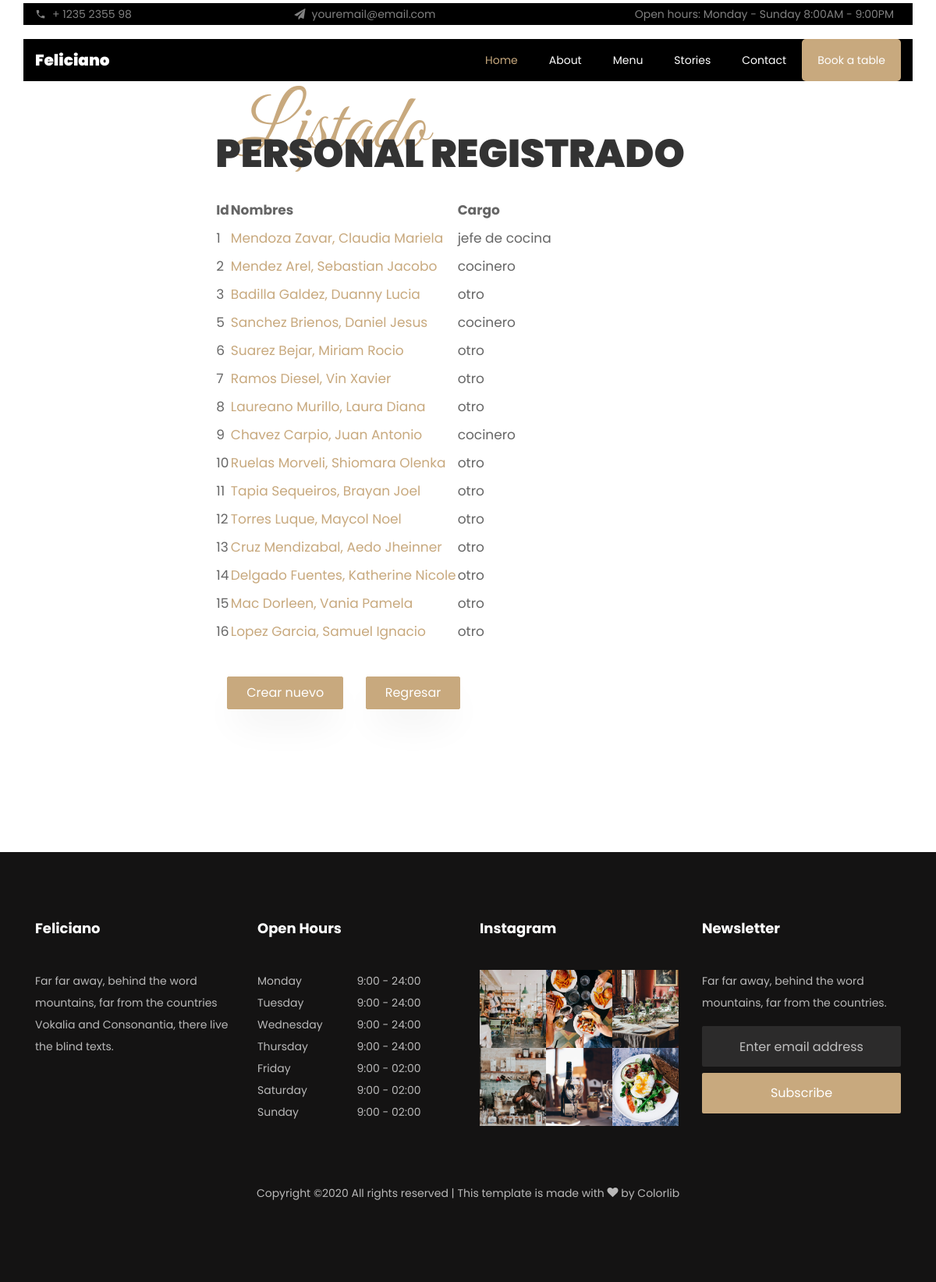
/persona/personal/, run on the app's committed database.
### persona/models.py (models this page shows)
class Personal(models.Model):
	nombre = models.CharField(max_length=100)
	apellido = models.CharField(max_length=100)
	id_trabajo = models.IntegerField()
	cargo = models.CharField(max_length=100, choices=puesto, default='otro')
	dni = models.IntegerField()
	edad = models.IntegerField()
	sexo = models.CharField(max_length=100, choices=genero, default='otro')
	telefono = models.IntegerField()
	direc = models.CharField(max_length=100)
	correo = models.CharField(max_length=50)
	cap_esp = models.BooleanField(default=False)
	imagen = models.ImageField(upload_to='persona',default='persona/sin_imagen.jpg')
	def get_absolute_url(self):
		return reverse('persona:personal-detail', kwargs = {'pk': self.id})

### persona/views.py (the view)
# urls.py: path('personal/', PersonalListView.as_view(), name='personal-list'),
class PersonalListView(ListView):
	model = Personal

### persona/templates/persona/personal_list.html (shortened to what this page needs)
{% load static %}
<!DOCTYPE html>
<html lang="en">
  <head>
    <link rel="stylesheet" href="{% static 'css/open-iconic-bootstrap.min.css' %}">
    <link rel="stylesheet" href="{% static 'css/animate.css' %}">
    <link rel="stylesheet" href="{% static 'css/owl.carousel.min.css' %}">
    <link rel="stylesheet" href="{% static 'css/owl.theme.default.min.css' %}">
    <link rel="stylesheet" href="{% static 'css/magnific-popup.css' %}">
    <link rel="stylesheet" href="{% static 'css/aos.css' %}">
    <link rel="stylesheet" href="{% static 'css/ionicons.min.css' %}">
    <link rel="stylesheet" href="{% static 'css/bootstrap-datepicker.css' %}">
    <link rel="stylesheet" href="{% static 'css/jquery.timepicker.css' %}">
    <link rel="stylesheet" href="{% static 'css/flaticon.css' %}">
    <link rel="stylesheet" href="{% static 'css/icomoon.css' %}">
    <link rel="stylesheet" href="{% static 'css/style.css' %}">
  </head>
  <body>
    <div class="py-1 bg-black top">
    	<div class="container" style="background-color: black">
    		<div class="row no-gutters d-flex align-items-start align-items-center px-md-0">
	    		<div class="col-lg-12 d-block">
		    		<div class="row d-flex">
		    			<div class="col-md pr-4 d-flex topper align-items-center">
					    	<div class="icon mr-2 d-flex justify-content-center align-items-center"><span class="icon-phone2"></span></div>
						    <span class="text">+ 1235 2355 98</span>
					    </div>
					    <div class="col-md pr-4 d-flex topper align-items-center">
					    	<div class="icon mr-2 d-flex justify-content-center align-items-center"><span class="icon-paper-plane"></span></div>
						    <span class="text">youremail@email.com</span>
					    </div>
					    <div class="col-md-5 pr-4 d-flex topper align-items-center text-lg-right justify-content-end">
						    <p class="mb-0 register-link"><span>Open hours:</span> <span>Monday - Sunday</span> <span>8:00AM - 9:00PM</span></p>
					    </div>
				    </div>
			    </div>
		    </div>
		  </div>
    </div>
	  <nav class="navbar navbar-expand-lg navbar-dark ftco_navbar bg-dark ftco-navbar-light" id="ftco-navbar">
	    <div class="container" style="background-color: black">
	      <a class="navbar-brand" href="index.html">Feliciano</a>
	      <div class="collapse navbar-collapse" id="ftco-nav">
	        <ul class="navbar-nav ml-auto">
	        	<li class="nav-item active"><a href="index.html" class="nav-link">Home</a></li>
	        	<li class="nav-item"><a href="about.html" class="nav-link">About</a></li>
	        	<li class="nav-item"><a href="menu.html" class="nav-link">Menu</a></li>
	        	<li class="nav-item"><a href="blog.html" class="nav-link">Stories</a></li>
	          <li class="nav-item"><a href="contact.html" class="nav-link">Contact</a></li>
	          <li class="nav-item cta"><a href="reservation.html" class="nav-link">Book a table</a></li>
	        </ul>
	      </div>
	    </div>
	  </nav>
	<section class="ftco-section contact-section">
		<div class="container">
			<div class=" justify-content-center d-flex no-gutters">
		        <div class="col-md-7 order-md-last ftco-animate makereservation ">
			       	<div class="py-md-5">
				       	<div class="heading-section ftco-animate mb-4">
				         	<span class="subheading ml-4">Listado</span>
				            <h2 class="mb-8">PERSONAL REGISTRADO</h2>
				        </div>
						<div class="form-group">
							<table>
								<tr>
									<th>Id</th>
									<th>Nombres</th>
									<th>Cargo</th>
								</tr>
								{% block body %}
								{% for instance in object_list %}
									<tr>
										<td>{{ instance.id }}</td>
										<td><a href='{{ instance.get_absolute_url }}'>{{instance.apellido}}, {{ instance.nombre }}</a></td>
										<td><span>{{instance.cargo}}</span></td>
									</tr>
								{% endfor %}
							</table>
				        </div>
				        <div class="col-md-12 mt-3">
				           	<div class="form-group">
								<a href="create/" class="btn btn-primary py-2 px-4 mr-4 mt-4">Crear nuevo</a>
								<a href="../" class="btn btn-primary py-2 px-4 mr-4 mt-4">Regresar</a>
				           	</div>
				        </div>
				        {% endblock%}
				    </div>
			    </div>
			</div>
		</div>
	</section>
	<footer class="ftco-footer ftco-bg-dark ftco-section">
        <div class="container">
        	<div class="row mb-5">
	          	<div class="col-md-6 col-lg-3">
	            	<div class="ftco-footer-widget mb-4">
	              		<h2 class="ftco-heading-2">Feliciano</h2>
	              		<p>Far far away, behind the word mountains, far from the countries Vokalia and Consonantia, there live the blind texts.</p>
			            <ul class="ftco-footer-social list-unstyled float-md-left float-lft mt-3">
			            </ul>
	            	</div>
	          	</div>
	            <div class="col-md-6 col-lg-3">
	            	<div class="ftco-footer-widget mb-4">
	              		<h2 class="ftco-heading-2">Open Hours</h2>
			            <ul class="list-unstyled open-hours">
			                <li class="d-flex"><span>Monday</span><span>9:00 - 24:00</span></li>
			                <li class="d-flex"><span>Tuesday</span><span>9:00 - 24:00</span></li>
			                <li class="d-flex"><span>Wednesday</span><span>9:00 - 24:00</span></li>
			                <li class="d-flex"><span>Thursday</span><span>9:00 - 24:00</span></li>
			                <li class="d-flex"><span>Friday</span><span>9:00 - 02:00</span></li>
			                <li class="d-flex"><span>Saturday</span><span>9:00 - 02:00</span></li>
			                <li class="d-flex"><span>Sunday</span><span> 9:00 - 02:00</span></li>
			            </ul>
	            	</div>
	            </div>
		        <div class="col-md-6 col-lg-3">
		            <div class="ftco-footer-widget mb-4">
		        	    <h2 class="ftco-heading-2">Instagram</h2>
		            	<div class="thumb d-sm-flex">
			              	<a href="#" class="thumb-menu img" style="background-image: url({% static 'images/insta-1.jpg' %});">
			             	</a>
			            	<a href="#" class="thumb-menu img" style="background-image: url({% static 'images/insta-2.jpg' %});">
			            	</a>
			            	<a href="#" class="thumb-menu img" style="background-image: url({% static 'images/insta-3.jpg' %});">
			            	</a>
			            </div>
			            <div class="thumb d-flex">
			            	<a href="#" class="thumb-menu img" style="background-image: url({% static 'images/insta-4.jpg' %});">
			            	</a>
			            	<a href="#" class="thumb-menu img" style="background-image: url({% static 'images/insta-5.jpg' %});">
			            	</a>
			            	<a href="#" class="thumb-menu img" style="background-image: url({% static 'images/insta-6.jpg' %});">
			            	</a>
			            </div>
		            </div>
		        </div>
		        <div class="col-md-6 col-lg-3">
		            <div class="ftco-footer-widget mb-4">
		            	<h2 class="ftco-heading-2">Newsletter</h2>
		            	<p>Far far away, behind the word mountains, far from the countries.</p>
		                <form action="#" class="subscribe-form">
		          	      	<div class="form-group">
		            	    	<input type="text" class="form-control mb-2 text-center" placeholder="Enter email address">
		                		<input type="submit" value="Subscribe" class="form-control submit px-3">
		                	</div>
		              	</form>
		            </div>
		        </div>
        	</div>
        	<div class="row">
          		<div class="col-md-12 text-center">
            		<p>
  					Copyright &copy;<script>document.write(new Date().getFullYear());</script> All rights reserved | This template is made with <i class="icon-heart" aria-hidden="true"></i> by <a href="https://colorlib.com" target="_blank">Colorlib</a>
  					</p>
          		</div>
        	</div>
      	</div>
    </footer>
    </body>
</html>

### static/css/icomoon.css (style rules this page uses)
[class^="icon-"], [class*=" icon-"] { font-family: 'icomoon' !important; speak: none; font-style: normal; font-weight: normal; font-variant: normal; text-transform: none; line-height: 1; -webkit-font-smoothing: antialiased; -moz-osx-font-smoothing: grayscale; }
.icon-heart:before { content: "\f004"; }
.icon-paper-plane:before { content: "\f1d8"; }
.icon-phone2:before { content: "\e0cd"; }

### data on the page
Personal: id "1", apellido "Mendoza Zavar", nombre "Claudia Mariela", cargo "jefe de cocina"
Personal: id "2", apellido "Mendez Arel", nombre "Sebastian Jacobo", cargo "cocinero"
Personal: id "3", apellido "Badilla Galdez", nombre "Duanny Lucia", cargo "otro"
Personal: id "5", apellido "Sanchez Brienos", nombre "Daniel Jesus", cargo "cocinero"
Personal: id "6", apellido "Suarez Bejar", nombre "Miriam Rocio", cargo "otro"
Personal: id "7", apellido "Ramos Diesel", nombre "Vin Xavier", cargo "otro"
Personal: id "8", apellido "Laureano Murillo", nombre "Laura Diana", cargo "otro"
Personal: id "9", apellido "Chavez Carpio", nombre "Juan Antonio", cargo "cocinero"
Personal: id "10", apellido "Ruelas Morveli", nombre "Shiomara Olenka", cargo "otro"
Personal: id "11", apellido "Tapia Sequeiros", nombre "Brayan Joel", cargo "otro"
Personal: id "12", apellido "Torres Luque", nombre "Maycol Noel", cargo "otro"
Personal: id "13", apellido "Cruz Mendizabal", nombre "Aedo Jheinner", cargo "otro"
Personal: id "14", apellido "Delgado Fuentes", nombre "Katherine Nicole", cargo "otro"
Personal: id "15", apellido "Mac Dorleen", nombre "Vania Pamela", cargo "otro"
Personal: id "16", apellido "Lopez Garcia", nombre "Samuel Ignacio", cargo "otro"
